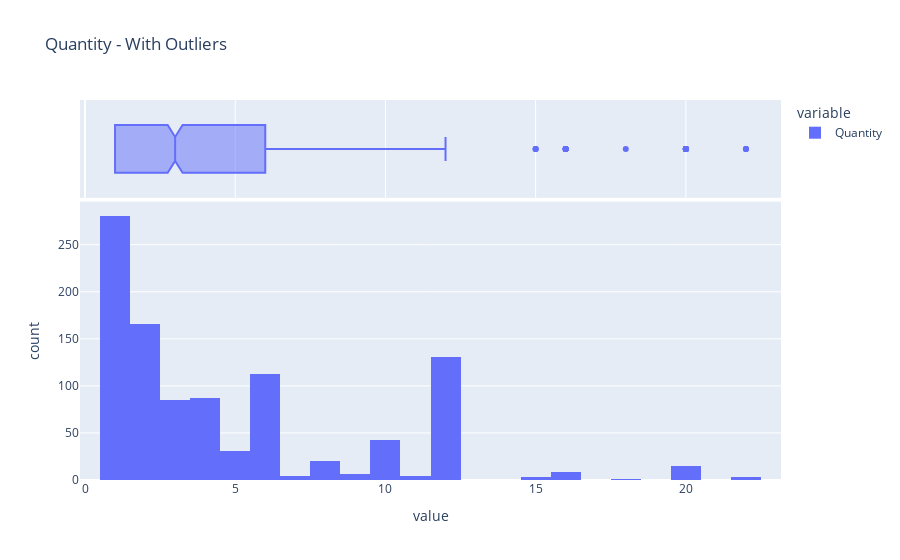
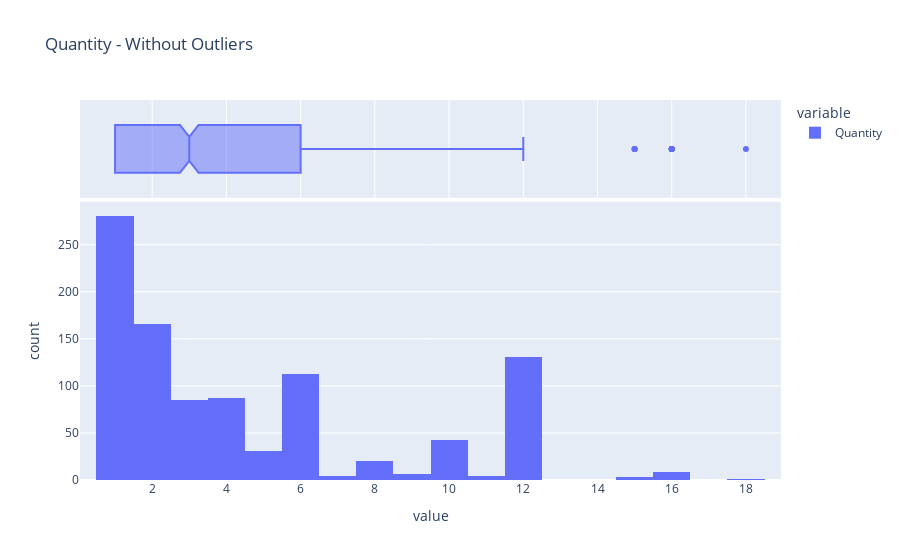
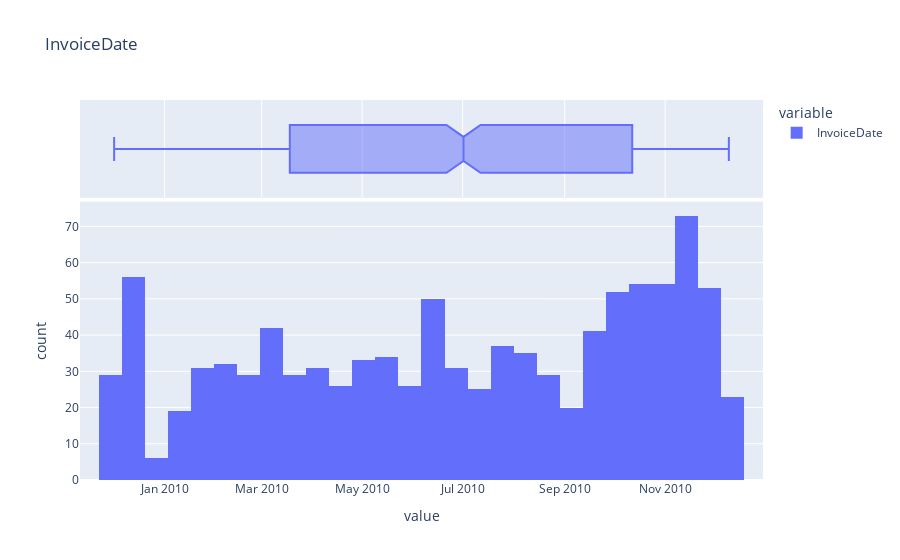

The notebook cell these images were saved under, in order:
### Code cell
for column in df_retail.columns:
    try:
        profile_serie(df_cleaned[column])
    except:
        continue

### Figure 1 — Plotly figure (JSON) as saved in the notebook; plotly's stock layout.template omitted (floating-point values rounded to 4 significant figures; data arrays with more than 128 entries replaced by an {"elided": "..."} marker saying what was removed)
{"data": [{"alignmentgroup": "True", "bingroup": "x", "hovertemplate": "variable=Quantity<br>value=%{x}<br>count=%{y}<extra></extra>", "legendgroup": "Quantity", "marker": {"color": "#636efa", "pattern": {"shape": ""}}, "name": "Quantity", "offsetgroup": "Quantity", "orientation": "v", "showlegend": true, "type": "histogram", "x": {"elided": "1000 int values"}, "xaxis": "x", "yaxis": "y"}, {"alignmentgroup": "True", "hovertemplate": "variable=Quantity<br>value=%{x}<extra></extra>", "legendgroup": "Quantity", "marker": {"color": "#636efa"}, "name": "Quantity", "notched": true, "offsetgroup": "Quantity", "showlegend": false, "type": "box", "x": {"elided": "1000 int values"}, "xaxis": "x2", "yaxis": "y2"}], "layout": {"barmode": "relative", "legend": {"title": {"text": "variable"}, "tracegroupgap": 0}, "title": {"text": "Quantity - With Outliers"}, "xaxis": {"anchor": "y", "domain": [0, 1], "title": {"text": "value"}}, "xaxis2": {"anchor": "y2", "domain": [0, 1], "matches": "x", "showgrid": true, "showticklabels": false}, "yaxis": {"anchor": "x", "domain": [0, 0.7326], "title": {"text": "count"}}, "yaxis2": {"anchor": "x2", "domain": [0.7426, 1], "matches": "y2", "showgrid": false, "showline": false, "showticklabels": false, "ticks": ""}}}

### Figure 2 — Plotly figure (JSON) as saved in the notebook; plotly's stock layout.template omitted (floating-point values rounded to 4 significant figures; data arrays with more than 128 entries replaced by an {"elided": "..."} marker saying what was removed)
{"data": [{"alignmentgroup": "True", "bingroup": "x", "hovertemplate": "variable=Quantity<br>value=%{x}<br>count=%{y}<extra></extra>", "legendgroup": "Quantity", "marker": {"color": "#636efa", "pattern": {"shape": ""}}, "name": "Quantity", "offsetgroup": "Quantity", "orientation": "v", "showlegend": true, "type": "histogram", "x": {"elided": "982 int values"}, "xaxis": "x", "yaxis": "y"}, {"alignmentgroup": "True", "hovertemplate": "variable=Quantity<br>value=%{x}<extra></extra>", "legendgroup": "Quantity", "marker": {"color": "#636efa"}, "name": "Quantity", "notched": true, "offsetgroup": "Quantity", "showlegend": false, "type": "box", "x": {"elided": "982 int values"}, "xaxis": "x2", "yaxis": "y2"}], "layout": {"barmode": "relative", "legend": {"title": {"text": "variable"}, "tracegroupgap": 0}, "title": {"text": "Quantity - Without Outliers"}, "xaxis": {"anchor": "y", "domain": [0, 1], "title": {"text": "value"}}, "xaxis2": {"anchor": "y2", "domain": [0, 1], "matches": "x", "showgrid": true, "showticklabels": false}, "yaxis": {"anchor": "x", "domain": [0, 0.7326], "title": {"text": "count"}}, "yaxis2": {"anchor": "x2", "domain": [0.7426, 1], "matches": "y2", "showgrid": false, "showline": false, "showticklabels": false, "ticks": ""}}}

### Figure 3 — Plotly figure (JSON) as saved in the notebook; plotly's stock layout.template omitted (floating-point values rounded to 4 significant figures; data arrays with more than 128 entries replaced by an {"elided": "..."} marker saying what was removed)
{"data": [{"alignmentgroup": "True", "bingroup": "x", "hovertemplate": "variable=InvoiceDate<br>value=%{x}<br>count=%{y}<extra></extra>", "legendgroup": "InvoiceDate", "marker": {"color": "#636efa", "pattern": {"shape": ""}}, "name": "InvoiceDate", "offsetgroup": "InvoiceDate", "orientation": "v", "showlegend": true, "type": "histogram", "x": {"elided": "1000 str values"}, "xaxis": "x", "yaxis": "y"}, {"alignmentgroup": "True", "hovertemplate": "variable=InvoiceDate<br>value=%{x}<extra></extra>", "legendgroup": "InvoiceDate", "marker": {"color": "#636efa"}, "name": "InvoiceDate", "notched": true, "offsetgroup": "InvoiceDate", "showlegend": false, "type": "box", "x": {"elided": "1000 str values"}, "xaxis": "x2", "yaxis": "y2"}], "layout": {"barmode": "relative", "legend": {"title": {"text": "variable"}, "tracegroupgap": 0}, "title": {"text": "InvoiceDate"}, "xaxis": {"anchor": "y", "domain": [0, 1], "title": {"text": "value"}}, "xaxis2": {"anchor": "y2", "domain": [0, 1], "matches": "x", "showgrid": true, "showticklabels": false}, "yaxis": {"anchor": "x", "domain": [0, 0.7326], "title": {"text": "count"}}, "yaxis2": {"anchor": "x2", "domain": [0.7426, 1], "matches": "y2", "showgrid": false, "showline": false, "showticklabels": false, "ticks": ""}}}
